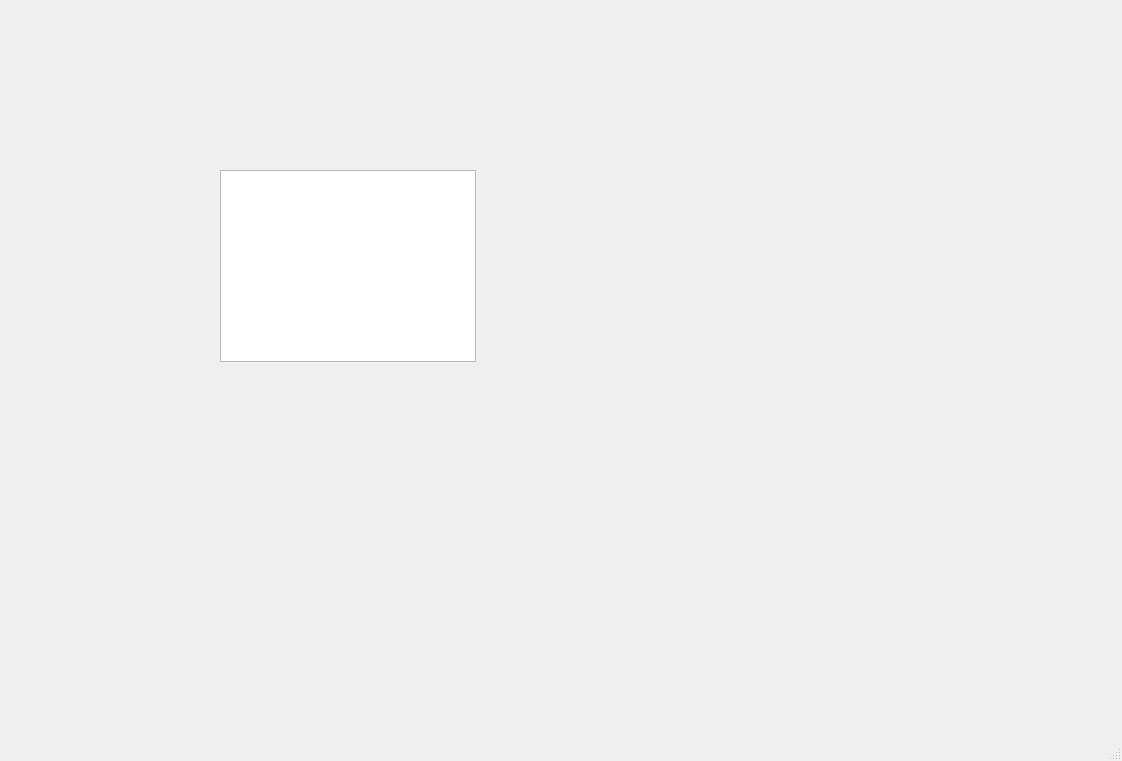
<?xml version="1.0" encoding="UTF-8"?>
<ui version="4.0">
 <class>MainWindow</class>
 <widget class="QMainWindow" name="MainWindow">
  <property name="geometry">
   <rect>
    <x>0</x>
    <y>0</y>
    <width>1122</width>
    <height>761</height>
   </rect>
  </property>
  <property name="windowTitle">
   <string>MainWindow</string>
  </property>
  <widget class="QWidget" name="centralwidget">
   <widget class="QListWidget" name="listWidget">
    <property name="geometry">
     <rect>
      <x>220</x>
      <y>170</y>
      <width>256</width>
      <height>192</height>
     </rect>
    </property>
   </widget>
  </widget>
  <widget class="QMenuBar" name="menubar">
   <property name="geometry">
    <rect>
     <x>0</x>
     <y>0</y>
     <width>1122</width>
     <height>20</height>
    </rect>
   </property>
  </widget>
  <widget class="QStatusBar" name="statusbar"/>
 </widget>
 <resources/>
 <connections/>
</ui>
